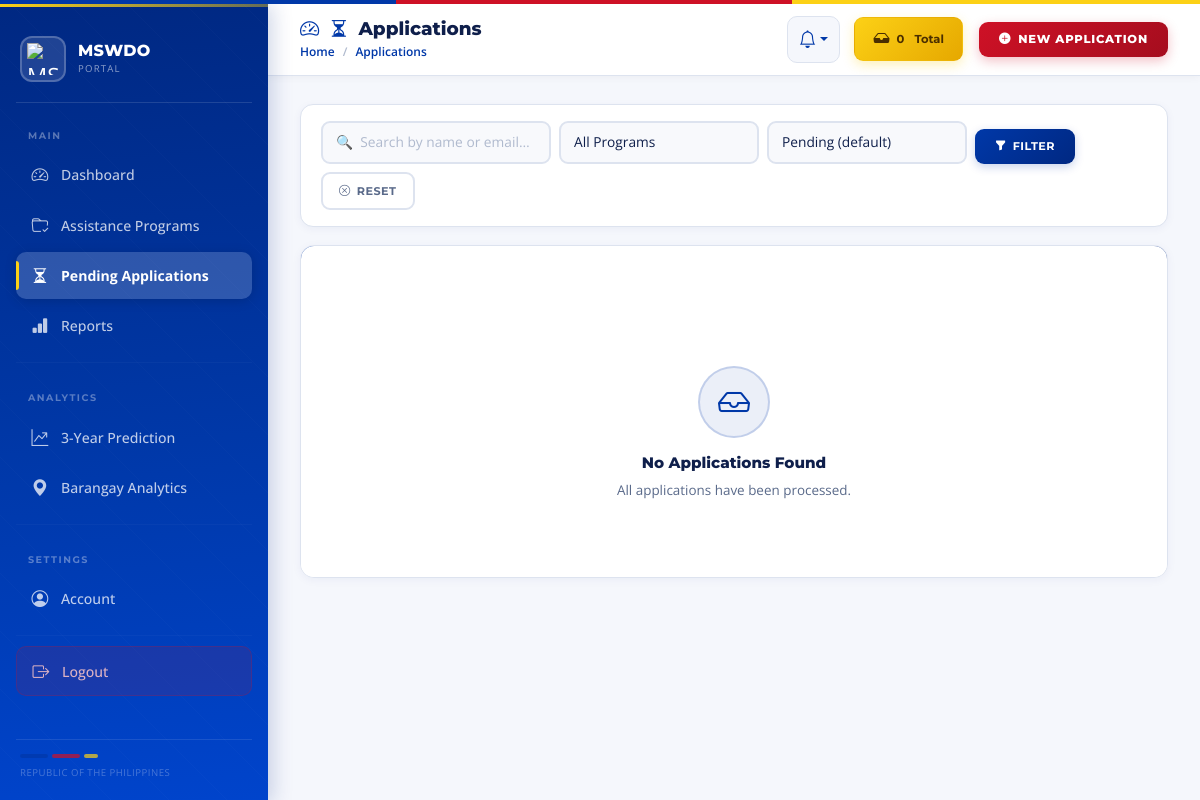
Page /pending/ (signed in) on the earlier database version.
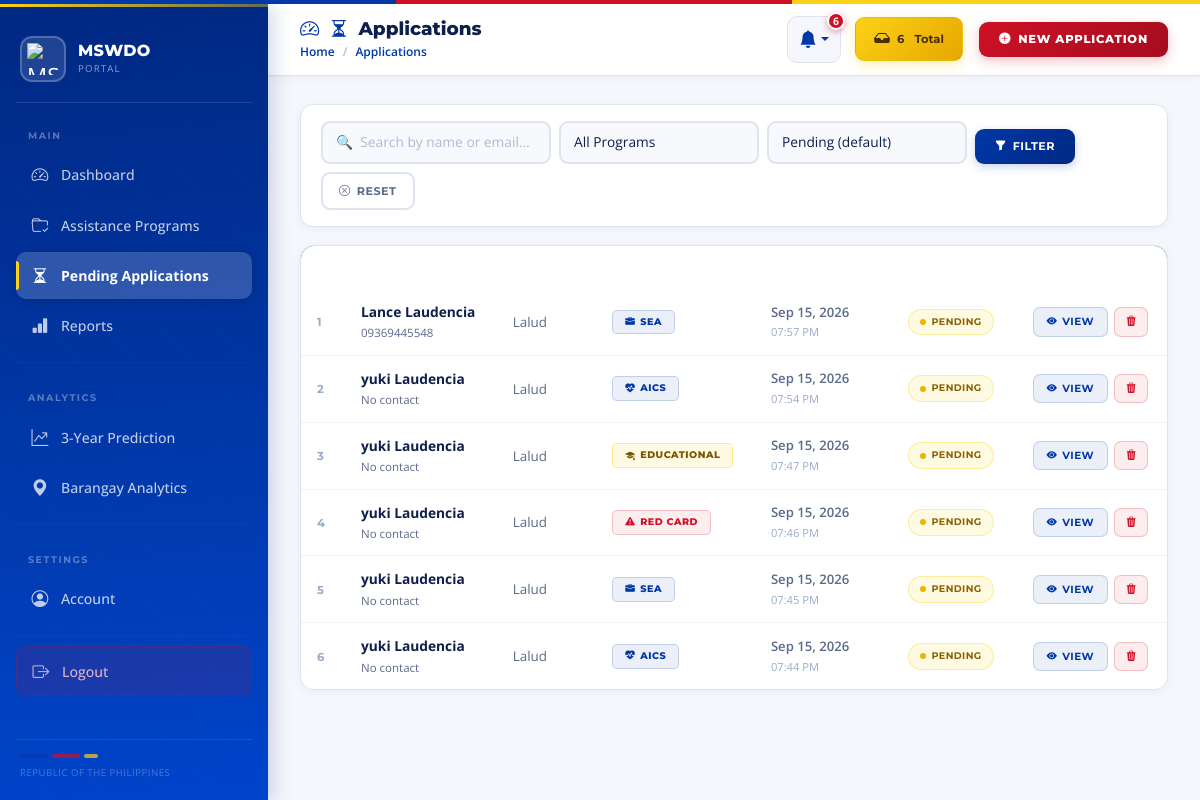
Same page on the later database version.
### core/models.py (models this page shows, shortened)
class Application(models.Model):
    PROGRAM_CHOICES = [
        ('AICS',        'AICS'),
        ('SEA',         'Sustainable Livelihood (SEA)'),
        ('REDCARD',     'Red Card'),
        ('EDUCATIONAL', 'Educational Assistance'),
    ]
    STATUS_CHOICES = [
        ('PENDING',    'Pending Review'),
        ('ASSESSMENT', 'Under Assessment'),
        ('APPROVAL',   'For Approval'),
        ('RELEASE',    'For Release'),
        ('RELEASED',   'Released'),
        ('REJECTED',   'Rejected'),
    ]
    client   = models.ForeignKey(Client, on_delete=models.CASCADE, related_name='applications')
    aid_type = models.CharField(max_length=20, choices=PROGRAM_CHOICES)
    approved_amount = models.DecimalField(max_digits=12, decimal_places=2, null=True, blank=True)
    released_amount = models.DecimalField(max_digits=12, decimal_places=2, null=True, blank=True)
    eligibility_result = models.CharField(max_length=50, blank=True, null=True)
    eligibility_reason = models.TextField(null=True, blank=True)
    eligibility_score = models.IntegerField(null=True, blank=True)
    status             = models.CharField(max_length=20, choices=STATUS_CHOICES, default='PENDING')
    assessed_by = models.ForeignKey(User, on_delete=models.SET_NULL, null=True, blank=True, related_name='assessed_applications')
    approved_by = models.ForeignKey(User, on_delete=models.SET_NULL, null=True, blank=True, related_name='approved_applications')
    assessed_at = models.DateTimeField(null=True, blank=True)
    approved_at = models.DateTimeField(null=True, blank=True)
    released_at = models.DateTimeField(null=True, blank=True)
    created_at  = models.DateTimeField(auto_now_add=True)   # ✅ removed duplicate
    updated_at  = models.DateTimeField(auto_now=True)

class Client(models.Model):
    first_name   = models.CharField(max_length=120)
    middle_name  = models.CharField(max_length=120, blank=True, null=True)
    last_name    = models.CharField(max_length=120)
    sex          = models.CharField(max_length=10, blank=True, null=True)
    birth_date   = models.DateField(blank=True, null=True)
    civil_status = models.CharField(max_length=30, blank=True, null=True)
    nationality  = models.CharField(max_length=50, blank=True, null=True)
    address      = models.TextField(blank=True, null=True)
    barangay     = models.CharField(max_length=100, blank=True, null=True)
    municipality = models.CharField(max_length=100, blank=True, null=True)
    email        = models.EmailField(blank=True, null=True)
    contact_no   = models.CharField(max_length=20, blank=True, null=True)
    livelihood      = models.CharField(max_length=100, blank=True, null=True)
    monthly_income  = models.DecimalField(max_digits=12, decimal_places=2, blank=True, null=True)
    household_size  = models.IntegerField(blank=True, null=True)
    has_disability  = models.CharField(max_length=10, blank=True, null=True)
    is_senior       = models.CharField(max_length=10, blank=True, null=True)
    previous_aid    = models.CharField(max_length=10, blank=True, null=True)
    is_solo_parent  = models.CharField(max_length=3, default='No', blank=True, null=True)
    is_indigenous   = models.CharField(max_length=3, default='No', blank=True, null=True)
    sectors = models.JSONField(default=list, blank=True)
    is_4ps          = models.CharField(max_length=3, default='No', blank=True, null=True)
    fourps_id       = models.CharField(max_length=50, blank=True, null=True)
    created_at      = models.DateTimeField(auto_now_add=True)
    @property
    def full_name(self):
        return f"{self.first_name} {self.last_name}"

### core/views.py (the view)
# urls.py: path("pending/", views.pending_applications, name="pending_applications"),
@login_required
def pending_applications(request):
    if not (
        getattr(request.user, 'role', None) in ['staff', 'admin']
        or request.user.is_superuser
    ):
        return redirect('landing')
    allowed_programs = ["AICS", "SEA", "REDCARD", "EDUCATIONAL"]
    program = (
        request.GET.get("aid_type", "")
        or request.GET.get("program", "")
    ).upper()
    qs = (
        Application.objects
        .select_related("client")
        .order_by("-created_at")
    )
    if program in allowed_programs:
        qs = qs.filter(aid_type=program)
    else:
        program = "ALL"
    status_filter = request.GET.get("status", "").strip().upper()
    if status_filter:
        qs = qs.filter(status=status_filter)
    else:
        qs = qs.filter(status="PENDING")
    search = request.GET.get("q", "").strip()
    if search:
        qs = qs.filter(
            Q(client__first_name__icontains=search) |
            Q(client__last_name__icontains=search) |
            Q(client__email__icontains=search)
        )
    paginator = Paginator(qs, 10)
    page_obj = paginator.get_page(request.GET.get("page"))
    context = {
        "applications": page_obj,
        "program": program,
        "allowed_programs": allowed_programs,
        "search": search,
        "status_filter": status_filter,
    }
    return render(request, "pending_applications.html", context)

### core/context_processors.py (called while the page is built)
def notifications_processor(request):
    if request.user.is_authenticated:
        user_role = getattr(request.user, "role", None)
        if user_role in ["staff", "admin"] or request.user.is_superuser:
            notifications_all = Notification.objects.filter(
                recipient=request.user
            ).order_by('-created_at')
            unread_notifications_count = notifications_all.filter(is_read=False).count()
            notifications = notifications_all[:10]
        else:
            notifications = []
            unread_notifications_count = 0
    else:
        notifications = []
        unread_notifications_count = 0
    return {
        'notifications': notifications,
        'unread_notifications_count': unread_notifications_count,
    }

### core/templates/pending_applications.html (shortened to what the changed rows need)
{% extends "base.html" %}
{% block page_actions %}
  <div class="d-flex align-items-center gap-3">
    <div class="stats-badge">
      <i class="bi bi-inbox-fill"></i>
      <span class="fw-bold">{{ applications.paginator.count }}</span>&nbsp;Total
    </div>
  </div>
{% endblock %}
{% block content %}
<div class="table-card">
  <div class="table-responsive">
    <table class="table table-hover align-middle mb-0">
      <thead>
        <tr>
          <th style="width:44px;">#</th>
          <th>Applicant</th>
          <th>Barangay</th>
          <th>Program</th>
          <th>Date Submitted</th>
          <th>Status</th>
          <th style="text-align:center;">Actions</th>
        </tr>
      </thead>
      <tbody>
        {% for app in applications %}
        <tr>
          <td><span class="row-num">{{ forloop.counter }}</span></td>
          <td>
            <div class="applicant-name">{{ app.client.full_name }}</div>
            <div class="applicant-sub">{{ app.client.contact_no|default:"No contact" }}</div>
          </td>
          <td style="font-size:0.84rem; color:var(--text-secondary);">
            {{ app.client.barangay|default:"—" }}
          </td>
          <td>
            {% if app.aid_type == 'AICS' %}
              <span class="prog-badge prog-aics"><i class="bi bi-heart-pulse-fill"></i> AICS</span>
            {% elif app.aid_type == 'SEA' %}
              <span class="prog-badge prog-sea"><i class="bi bi-briefcase-fill"></i> SEA</span>
            {% elif app.aid_type == 'REDCARD' %}
              <span class="prog-badge prog-redcard"><i class="bi bi-exclamation-triangle-fill"></i> Red Card</span>
            {% elif app.aid_type == 'EDUCATIONAL' %}
              <span class="prog-badge prog-edu"><i class="bi bi-mortarboard-fill"></i> Educational</span>
            {% else %}
              <span class="prog-badge prog-default">{{ app.get_aid_type_display }}</span>
            {% endif %}
          </td>
          <td>
            <div class="date-main">{{ app.created_at|date:"M d, Y" }}</div>
            <div class="date-sub">{{ app.created_at|date:"h:i A" }}</div>
          </td>
          <td>
            {% if app.status == 'PENDING' %}
              <span class="status-pill sp-pending"><span class="dot"></span> Pending</span>
            {% elif app.status == 'ASSESSMENT' %}
              <span class="status-pill sp-assessment"><span class="dot"></span> Assessment</span>
            {% elif app.status == 'APPROVAL' %}
              <span class="status-pill sp-approval"><span class="dot"></span> For Approval</span>
            {% elif app.status == 'RELEASE' %}
              <span class="status-pill sp-release"><span class="dot"></span> For Release</span>
            {% elif app.status == 'RELEASED' %}
              <span class="status-pill sp-released"><span class="dot"></span> Released</span>
            {% elif app.status == 'REJECTED' %}
              <span class="status-pill sp-rejected"><span class="dot"></span> Rejected</span>
            {% else %}
              <span class="status-pill" style="background:#f0f2f7;color:#8592b0;border-color:var(--border);">
                <span class="dot" style="background:#b0bace;"></span> {{ app.status }}
              </span>
            {% endif %}
          </td>
          <td>
            <div class="action-group" style="justify-content:center;">
              <a href="{% url 'application_detail' app.id %}" class="btn-view">
                <i class="bi bi-eye-fill"></i> View
              </a>
              <button type="button" class="btn-del"
                      onclick="openDeleteModal('{% url 'application_delete' app.id %}', '{{ app.client.full_name|escapejs }}')"
                      title="Delete application">
                <i class="bi bi-trash3-fill"></i>
              </button>
            </div>
          </td>
        </tr>
        {% empty %}
        <tr>
          <td colspan="7">
            <div class="empty-state">
              <div class="empty-icon"><i class="bi bi-inbox"></i></div>
              <h5>No Applications Found</h5>
              <p>
                {% if request.GET.q or request.GET.aid_type or request.GET.status %}
                  No results match your filters. <a href="{% url 'pending_applications' %}">Clear filters</a>
                {% else %}
                  All applications have been processed.
                {% endif %}
              </p>
            </div>
          </td>
        </tr>
        {% endfor %}
      </tbody>
    </table>
  </div>
</div>
{% endblock %}

Differences in the rows shown:
added Application: client.full_name "Lance Laudencia", client.contact_no "09369445548", client.barangay "Lalud", aid_type "SEA" (drawn), created_at "Sep 15, 2026", created_at "07:57 PM", status "PENDING" (drawn)
added Application: client.full_name "yuki Laudencia", client.contact_no "No contact", client.barangay "Lalud", aid_type "AICS" (drawn), created_at "Sep 15, 2026", created_at "07:54 PM", status "PENDING" (drawn)
added Application: client.full_name "yuki Laudencia", client.contact_no "No contact", client.barangay "Lalud", aid_type "EDUCATIONAL" (drawn), created_at "Sep 15, 2026", created_at "07:47 PM", status "PENDING" (drawn)
added Application: client.full_name "yuki Laudencia", client.contact_no "No contact", client.barangay "Lalud", aid_type "REDCARD" (drawn), created_at "Sep 15, 2026", created_at "07:46 PM", status "PENDING" (drawn)
added Application: client.full_name "yuki Laudencia", client.contact_no "No contact", client.barangay "Lalud", aid_type "SEA" (drawn), created_at "Sep 15, 2026", created_at "07:45 PM", status "PENDING" (drawn)
added Application: client.full_name "yuki Laudencia", client.contact_no "No contact", client.barangay "Lalud", aid_type "AICS" (drawn), created_at "Sep 15, 2026", created_at "07:44 PM", status "PENDING" (drawn)
Other differences:
{{ unread_notifications_count }}: (not shown) → "6"
{{ applications.paginator.count }}: "0" → "6"
text no longer shown: "No Applications Found All applications have been processed."
